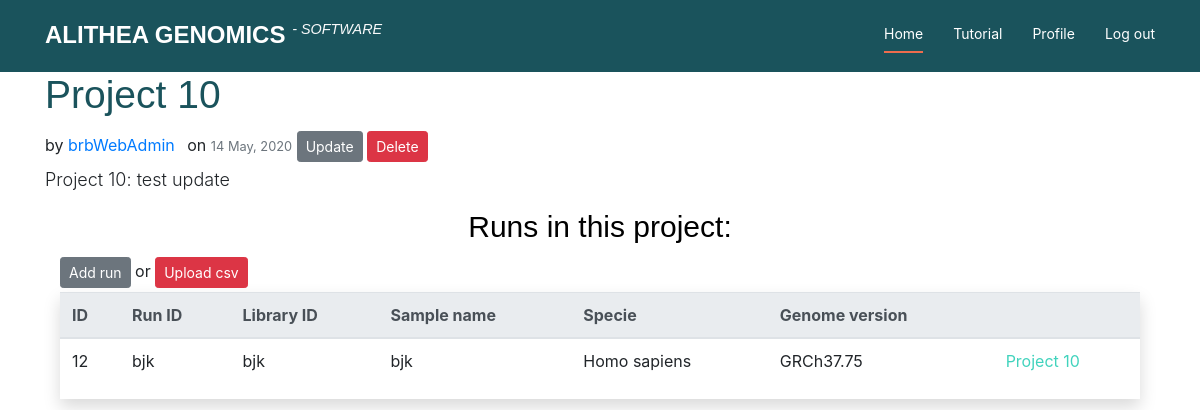
The page /userHome/project/16/ (signed in) on the database as committed earlier.
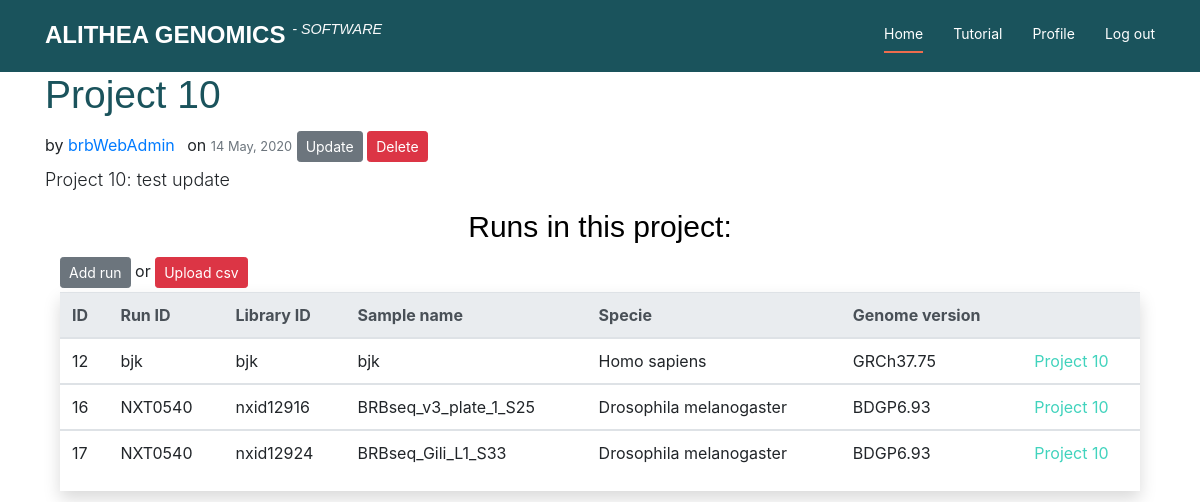
The same page on the database as committed later.
### userHome/models.py (models this page shows, shortened)
class Project(models.Model):
	author = models.ForeignKey(User, on_delete = models.CASCADE)
	name = models.CharField(max_length = 100)
	description = models.TextField()
	date_created = models.DateTimeField(auto_now_add = True)
	date_updated = models.DateTimeField(auto_now = True)
	def get_absolute_url(self):
		return reverse('project-detail', kwargs = {'pk': self.pk})

class SeqLibrary(models.Model):
	project = models.ForeignKey(Project, related_name = 'seqData', null = True,
		on_delete = models.CASCADE)
	RunID = models.CharField(max_length = 100)
	LibraryID = models.CharField(max_length = 100)
	SampleID = models.CharField(max_length = 100)
	specie = models.ForeignKey(Specie, null = True, on_delete = models.SET_NULL)
	genome = models.ForeignKey(GenomeVersion, null = True, on_delete = models.SET_NULL)

class Specie(models.Model):
	name = models.CharField(max_length = 100)
	def __str__(self):
		return self.name

class GenomeVersion(models.Model):
	specie = models.ForeignKey(Specie, max_length = 100,
		on_delete = models.CASCADE)
	version = models.CharField(max_length = 100)
	def __str__ (self):
		return self.version

### userHome/views.py (the view)
# urls.py: path('project/<int:pk>/', ProjectDetailView.as_view(),
class ProjectDetailView(DetailView):
	model = Project

### userHome/templates/userHome/project_detail.html
{% extends "userHome/base.html" %}
{% block content %}
	<article class="media content-section">
		<div class="media-body">
			<div class="article-metadata">
				{% if object.author  == user %}
					<div>
                        <h2 class="project-title">{{ object.name }}</h2> by <a class="mr-2" href="#">{{ object.author }}</a> on  <small class="text-muted">{{ object.date_created|date:"d F, Y"}}</small>
						<a class="btn btn-secondary btn-sm mt-1 mb-1" href="{% url 'project-update' object.id %}"> Update </a>
						<a class="btn btn-danger btn-sm mt-1 mb-1" href="{% url 'project-delete' object.id %}"> Delete </a>
					</div>
                    <p class="article-content">{{ object.description }}</p>
                    <div class="container">
                        <h3>Runs in this project: </h3> <a class="btn btn-secondary btn-sm mt-1 mb-1" href="{% url 'SeqLibrary-create' object.id %}"> Add run </a> or <a class="btn btn-danger btn-sm mt-1 mb-1" href="{% url 'SeqLibrary-upload' object.id %}"> Upload csv </a>
                        <div class="project-table table-responsive table-hover table-condensed shadow">
                            <table class="table">
                                <thead class="thead-light">
                                    <tr>
                                        <th>ID</th>
                                        <th>Run ID</th>
                                        <th>Library ID</th>
                                        <th>Sample name</th>
                                        <th>Specie</th>
                                        <th>Genome version</th>
                                        <th></th>
                                    </tr>
                                </thead>
                            {% for seqLib in object.seqData.all %}
                                <tbody>
                                    <tr>
                                        <td>{{ seqLib.id }}</td>
                                        <td>{{ seqLib.RunID }}</td>
                                        <td>{{ seqLib.LibraryID }}</td>
                                        <td>{{ seqLib.SampleID }}</td>
                                        <td>{{ seqLib.specie }}</td>
                                        <td>{{ seqLib.genome }}</td>
                                        <td><a class="update-project" href="{{project.get_absolute_url}}">{{ project.name }}</td>
                                        </tr>
                                    </tbody>
                            {% endfor %}
                            </table>
                        </div>
                    </div>
				{% endif %}
		    </div>
		</div>
	</article>
{% endblock content %}

### userHome/templates/userHome/base.html (shortened to what this page needs)
{% load static %}
<head>
	<link href="{% static 'public_website/css/bootstrap.min.css' %}" rel="stylesheet">
	<link href="{% static 'public_website/css/aos.css' %}" rel="stylesheet">
  	<link href="{% static 'public_website/css/icofont/icofont.min.css' %}" rel="stylesheet">
  	<link rel="stylesheet" type="text/css" href="{% static 'userHome/style.css' %}">
</head>
<body>
	<header id="header" class="fixed-top">
		<div class="container d-flex">
      	<div class="logo mr-auto">
        	<h1 class="text-light"><a href="{% url 'index' %}">Alithea Genomics</a> <sup><small><i> - software</i></small></sup>  </h1>
      	</div>
     	<nav class="nav-menu d-none d-lg-block">
        	<ul>
        		{% if user.is_authenticated %}
          			<li class="active"><a href="{% url 'user-home' %}">Home</a></li>
          			<li><a href="{% url 'user-tutorial' %}">Tutorial</a></li>
          			<li><a href="{% url 'Profile' %}">Profile</a></li>
					<li><a href="{% url 'Log out' %}">Log out</a></li>
				{% else %}
					<li class="active"><a href="{% url 'Log in' %}">Log in</a></li>
				    <li><a href="{% url 'Register' %}">Register</a></li>
          		{% endif %}
        	</ul>
     	</nav>
    	</div>
 	</header>
	<section id="UI" class="flex-column justify-content-center align-items-center">
    <div class="container text-center text-md-left" data-aos="fade-up">
		{% block content %}{% endblock %}
    </div>
  </section>
</body>
</html>

### userHome/static/userHome/style.css (style rules this page uses)
h1, h2, h3, h4, h5 { font-family: "Helvetica"; color: #000000; }
h1 { font-size: 48px; font-weight: 700; color: #1a535c; }
h2 { font-size: 39px; font-weight: 400; color: #1a535c; }
h3 { font-size: 30px; font-weight: 400; text-align: center; }
p, span { font-size: 18px; font-weight: 300; }
#header { height: 72px; transition: all 0.5s; z-index: 997; transition: all 0.5s; padding: 15px 0; background: #1a535c; }
#header .logo h1 { text-transform: uppercase; font-size: 24px; padding: 6px 0; font-weight: 550; }
#header .logo h1 a, #header .logo h1 a:hover { color: #ffffff; text-decoration: none; }
.nav-menu > ul > li { list-style-type: none; float: left; margin-left: 30px; }
.nav-menu a, .nav-menu a:hover { display: block; position: relative; color: #ffffff; padding: 8px 0 12px 0; transition: 0.3s; font-size: 14px; text-decoration: none; }
.nav-menu > ul > li { position: relative; }
.nav-menu > ul > li > a:before { content: ""; position: absolute; width: 100%; height: 2px; bottom: 3px; left: 0; background-color: #ee6c4d; visibility: hidden; width: 0px; transition: all 0.3s ease-in-out 0s; }
.nav-menu a:hover:before, .nav-menu li:hover > a:before, .nav-menu .active > a:before { visibility: visible; width: 100%; }
.mobile-nav { position: fixed; top: 55px; right: 15px; bottom: 15px; left: 15px; z-index: 9999; overflow-y: auto; background: #1a535c; transition: ease-in-out 0.2s; opacity: 0; visibility: hidden; border-radius: 10px; padding: 10px 0; }
.mobile-nav * { margin: 0; padding: 0; list-style: none; }
.mobile-nav a { display: block; position: relative; color: #ffffff; padding: 10px 20px; font-weight: 300; outline: none; }
.mobile-nav a:hover, .mobile-nav .active > a, .mobile-nav li:hover > a { color: #ee6c4d; text-decoration: none; }
#UI { width: 100%; height: calc(100vh - 72px); margin-top: 72px; padding: 0; background: #FFFFFF; }
#UI .update-project { float: left; transition: 0.5s; color: #41D3BD; }

Rows that differ between the two databases and show on the page:
added SeqLibrary: id "16", RunID "NXT0540", LibraryID "nxid12916", SampleID "BRBseq_v3_plate_1_S25", specie "Drosophila melanogaster", genome "BDGP6.93", {{ project.name }} "Project 10"
added SeqLibrary: id "17", RunID "NXT0540", LibraryID "nxid12924", SampleID "BRBseq_Gili_L1_S33", specie "Drosophila melanogaster", genome "BDGP6.93", {{ project.name }} "Project 10"
